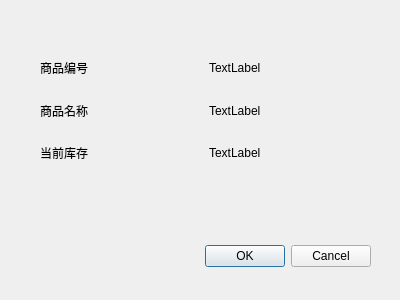
<?xml version="1.0" encoding="UTF-8"?>
<ui version="4.0">
 <class>StockDialog</class>
 <widget class="QDialog" name="StockDialog">
  <property name="geometry">
   <rect>
    <x>0</x>
    <y>0</y>
    <width>400</width>
    <height>300</height>
   </rect>
  </property>
  <property name="windowTitle">
   <string>Dialog</string>
  </property>
  <widget class="QDialogButtonBox" name="dialogButtonBox">
   <property name="geometry">
    <rect>
     <x>30</x>
     <y>240</y>
     <width>341</width>
     <height>32</height>
    </rect>
   </property>
   <property name="orientation">
    <enum>Qt::Horizontal</enum>
   </property>
   <property name="standardButtons">
    <set>QDialogButtonBox::Cancel|QDialogButtonBox::Ok</set>
   </property>
  </widget>
  <widget class="QWidget" name="">
   <property name="geometry">
    <rect>
     <x>40</x>
     <y>50</y>
     <width>331</width>
     <height>121</height>
    </rect>
   </property>
   <layout class="QGridLayout" name="gridLayout">
    <item row="0" column="0">
     <widget class="QLabel" name="WareID_Label">
      <property name="text">
       <string>商品编号</string>
      </property>
     </widget>
    </item>
    <item row="0" column="1">
     <widget class="QLabel" name="WareID">
      <property name="text">
       <string>TextLabel</string>
      </property>
     </widget>
    </item>
    <item row="1" column="0">
     <widget class="QLabel" name="WareName_Label">
      <property name="text">
       <string>商品名称</string>
      </property>
     </widget>
    </item>
    <item row="1" column="1">
     <widget class="QLabel" name="WareName">
      <property name="text">
       <string>TextLabel</string>
      </property>
     </widget>
    </item>
    <item row="2" column="0">
     <widget class="QLabel" name="Stock_Label">
      <property name="text">
       <string>当前库存</string>
      </property>
     </widget>
    </item>
    <item row="2" column="1">
     <widget class="QLabel" name="Stock">
      <property name="text">
       <string>TextLabel</string>
      </property>
     </widget>
    </item>
   </layout>
  </widget>
 </widget>
 <resources/>
 <connections>
  <connection>
   <sender>dialogButtonBox</sender>
   <signal>clicked(QAbstractButton*)</signal>
   <receiver>StockDialog</receiver>
   <slot>close()</slot>
   <hints>
    <hint type="sourcelabel">
     <x>214</x>
     <y>258</y>
    </hint>
    <hint type="destinationlabel">
     <x>185</x>
     <y>282</y>
    </hint>
   </hints>
  </connection>
  <connection>
   <sender>dialogButtonBox</sender>
   <signal>clicked(QAbstractButton*)</signal>
   <receiver>StockDialog</receiver>
   <slot>close()</slot>
   <hints>
    <hint type="sourcelabel">
     <x>308</x>
     <y>259</y>
    </hint>
    <hint type="destinationlabel">
     <x>304</x>
     <y>282</y>
    </hint>
   </hints>
  </connection>
 </connections>
</ui>
